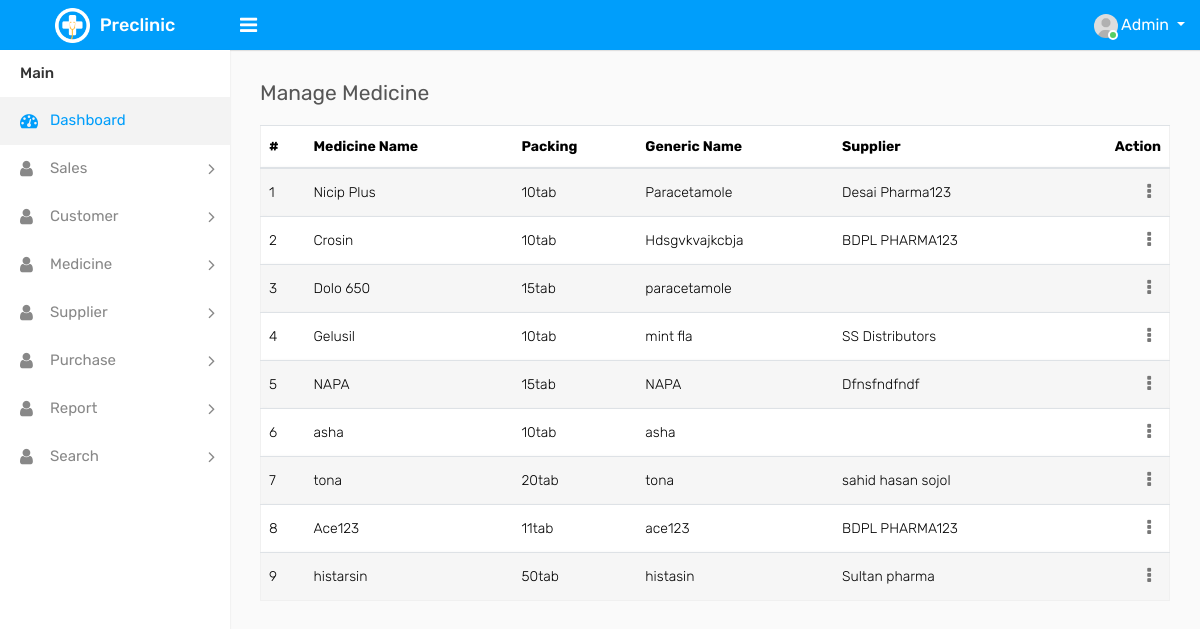
The page /manage_medicine.php (signed in) on the database as committed earlier.
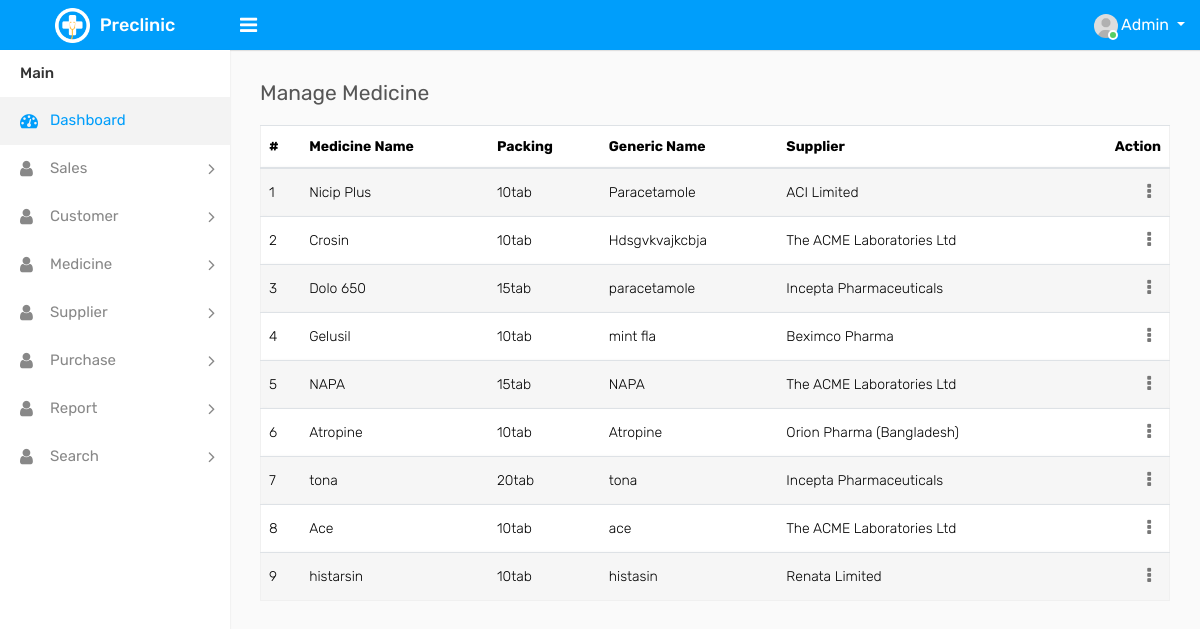
The same page on the database as committed later.
### tables this page shows
CREATE TABLE `medicines` (
  `ID` int(11) NOT NULL,
  `NAME` varchar(100) NOT NULL,
  `PACKING` varchar(20) NOT NULL,
  `GENERIC_NAME` varchar(100) NOT NULL,
  `SUPPLIER_NAME` varchar(100) NOT NULL,
  `QUANTITY` varchar(20) NOT NULL,
  `MRP` varchar(20) NOT NULL,
  `RATE` varchar(20) NOT NULL
);

CREATE TABLE `suppliers` (
  `ID` int(11) NOT NULL,
  `NAME` varchar(100) NOT NULL,
  `EMAIL` varchar(100) NOT NULL,
  `CONTACT_NUMBER` varchar(100) NOT NULL,
  `ADDRESS` varchar(100) NOT NULL
);

### manage_medicine.php (the view, shortened to what this page needs)
<?php
include('include/db_conn.php');
include('include/header.php');
include('include/sidebar.php');
?>
<div class="page-wrapper">
    <div class="content">
        <div class="row">
            <div class="col-sm-12">
                <h4 class="page-title">Manage Medicine</h4>
            </div>
        </div>
        <div class="row">
            <div class="col-md-12">
                <div class="table-responsive">
                    <table class="table table-striped custom-table mb-0 datatable">
                        <thead>
                            <tr>
                                <th>#</th>
                                <th>Medicine Name</th>
                                <th>Packing</th>
                                <th>Generic Name</th>
                                <th>Supplier</th>
                                <th class="text-right">Action</th>
                            </tr>
                        </thead>
                        <tbody>
                            <?php
                            $i = 1;
                                $sql = "select * from medicines";
                                $table = mysqli_query($conn, $sql);
                                while($row = mysqli_fetch_assoc($table)){
                            ?>
                            <tr>
                                <td><?php echo $i++; ?></td>
                                <td><?php echo $row['NAME']; ?></td>
                                <td><?php echo $row['PACKING']; ?></td>
                                <td><?php echo $row['GENERIC_NAME']; ?></td>
                                <td>
                                    <?php
                                        $supplier_name = "select NAME from suppliers where id = ".$row['SUPPLIER_NAME'];
                                        $supplier_result = mysqli_query($conn, $supplier_name);
                                        while($supplier_row = mysqli_fetch_assoc($supplier_result)){
                                            echo $supplier_row['NAME'];
                                        }
                                    ?>
                                </td>
                                <td class="text-right">
                                    <div class="dropdown dropdown-action">
                                        <a href="#" class="action-icon dropdown-toggle" data-toggle="dropdown" aria-expanded="false"><i class="fa fa-ellipsis-v"></i></a>
                                    </div>
                                </td>
                            </tr>
                            <?php } ?>
                        </tbody>
                    </table>
                </div>
            </div>
        </div>
    </div>
</div>
</body>
</html>

Rows that differ between the two databases and show on the page:
removed suppliers: NAME "Dfnsfndfndf", shown under medicines "NAPA"
changed suppliers: NAME "Desai Pharma123" → "ACI Limited"
changed suppliers: NAME "BDPL PHARMA123" → "The ACME Laboratories Ltd"
changed medicines "Dolo 650": gains suppliers (NAME "Incepta Pharmaceuticals")
changed suppliers: NAME "sahid hasan sojol" → "Incepta Pharmaceuticals"
changed suppliers: NAME "SS Distributors" → "Beximco Pharma"
changed medicines "NAPA": gains suppliers (NAME "The ACME Laboratories Ltd")
changed medicines: gains suppliers (NAME "Orion Pharma (Bangladesh)"); NAME "asha" → "Atropine"; GENERIC_NAME "asha" → "Atropine"
changed medicines: NAME "Ace123" → "Ace"; PACKING "11tab" → "10tab"; GENERIC_NAME "ace123" → "ace"
changed medicines "histarsin": PACKING "50tab" → "10tab"
changed suppliers: NAME "Sultan pharma" → "Renata Limited"
